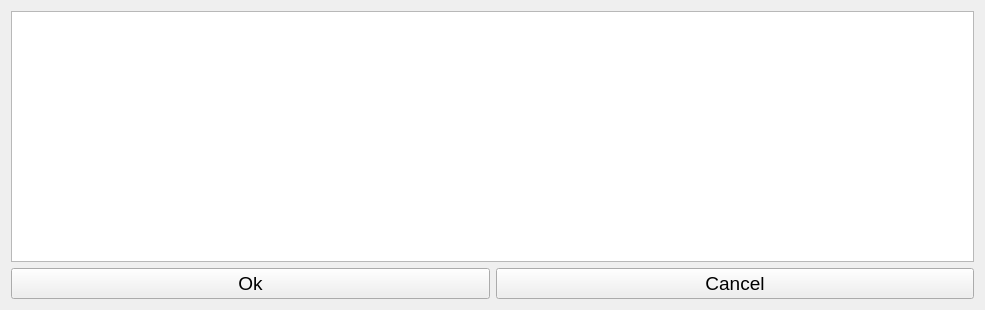
<?xml version="1.0" encoding="UTF-8"?>
<ui version="4.0">
 <class>PreTestResult</class>
 <widget class="QWidget" name="PreTestResult">
  <property name="geometry">
   <rect>
    <x>0</x>
    <y>0</y>
    <width>985</width>
    <height>310</height>
   </rect>
  </property>
  <property name="windowTitle">
   <string>PreTestResult</string>
  </property>
  <layout class="QGridLayout" name="gridLayout">
   <item row="0" column="0" colspan="2">
    <widget class="QTableWidget" name="tableWidget"/>
   </item>
   <item row="1" column="1">
    <widget class="QPushButton" name="bCancel">
     <property name="font">
      <font>
       <pointsize>14</pointsize>
      </font>
     </property>
     <property name="text">
      <string>Cancel</string>
     </property>
    </widget>
   </item>
   <item row="1" column="0">
    <widget class="QPushButton" name="bAccept">
     <property name="font">
      <font>
       <pointsize>14</pointsize>
      </font>
     </property>
     <property name="text">
      <string>Ok</string>
     </property>
    </widget>
   </item>
  </layout>
 </widget>
 <layoutdefault spacing="6" margin="11"/>
 <resources/>
 <connections/>
</ui>
